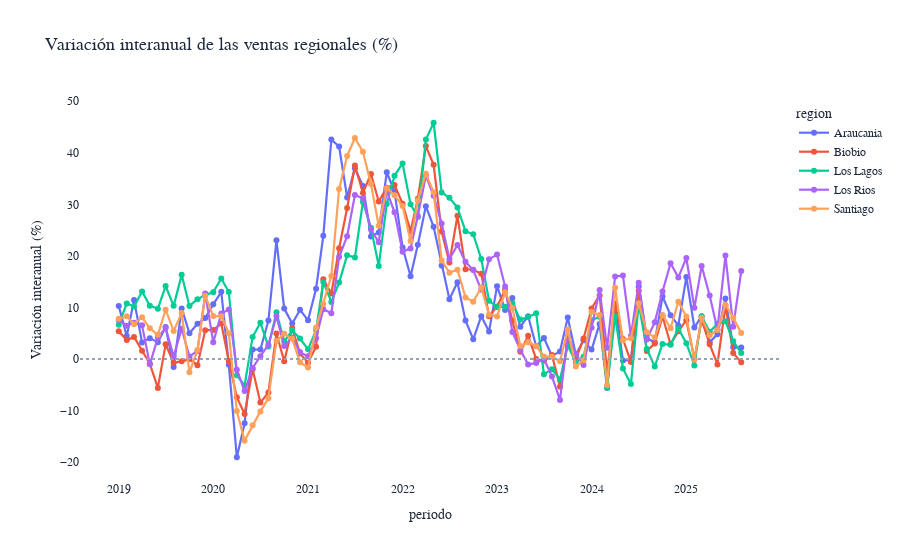

Write notebook code for a chart like this one.
### Code cell
# Variación interanual por región.
growth = df.copy()
growth['monto_total_lag_12'] = growth.groupby('region')['monto_total'].shift(12)
growth = growth.dropna(subset=['monto_total_lag_12']).copy()
growth['variacion_interanual'] = ((growth['monto_total'] / growth['monto_total_lag_12']) - 1) * 100
fig_growth = px.line(
    growth,
    x='periodo',
    y='variacion_interanual',
    color='region',
    markers=True,
    title='Variación interanual de las ventas regionales (%)'
 )
fig_growth.update_layout(
    font=dict(family='Georgia, serif', color='#1e293b'),
    title=dict(font=dict(size=18, family='Georgia, serif', color='#1e293b')),
    xaxis=dict(
        title=dict(font=dict(family='Georgia, serif')),
        tickfont=dict(family='Georgia, serif')
    ),
    yaxis=dict(
        title=dict(text='Variación interanual (%)', font=dict(family='Georgia, serif')),
        tickfont=dict(family='Georgia, serif')
    ),
    legend=dict(font=dict(family='Georgia, serif')),
    plot_bgcolor='#ffffff',
    paper_bgcolor='#ffffff'
 )
fig_growth.update_traces(line=dict(width=2.2))
fig_growth.add_hline(y=0, line_dash='dot', line_color='#94a3b8')
fig_growth
